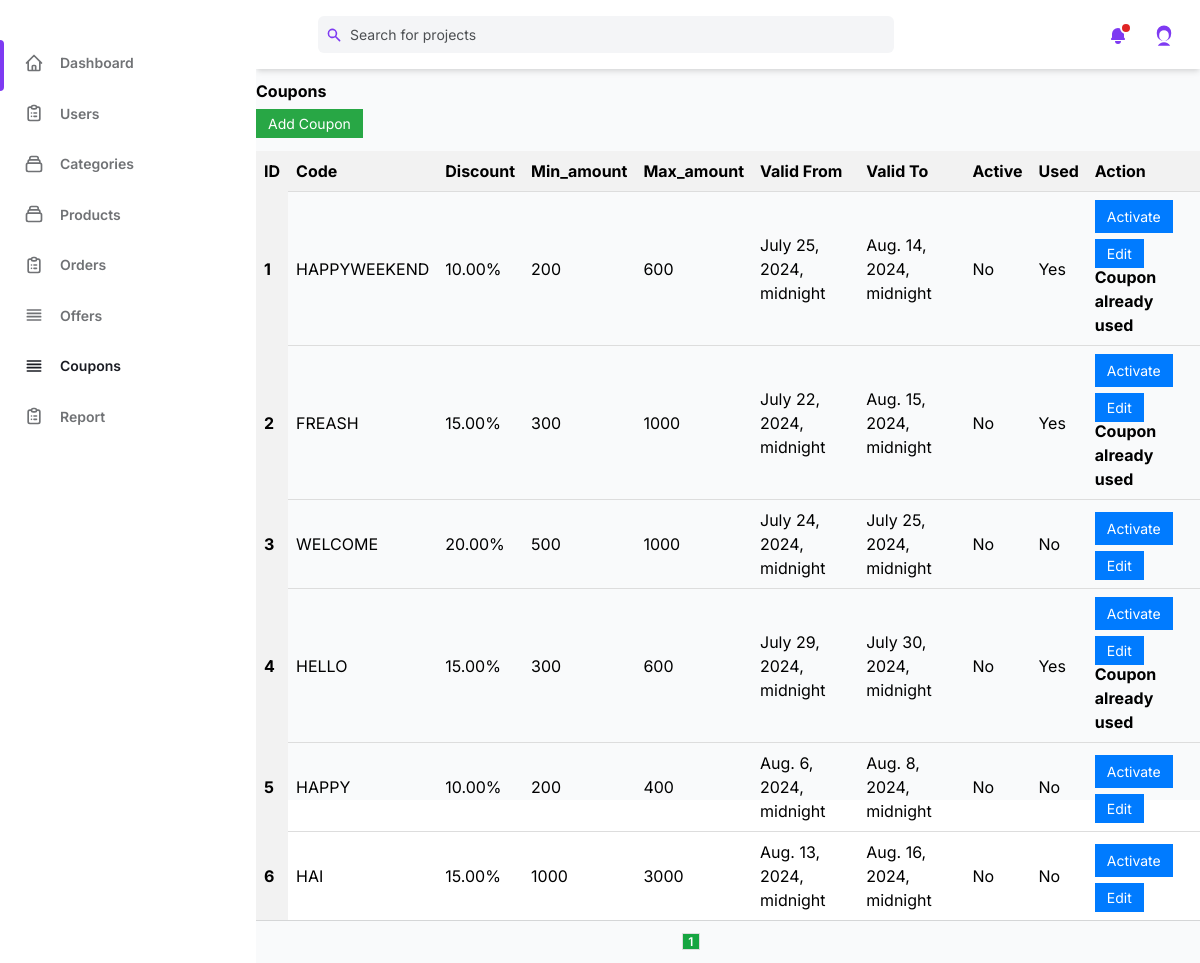
Before: /admin_coupons/ (signed in) with the older database file.
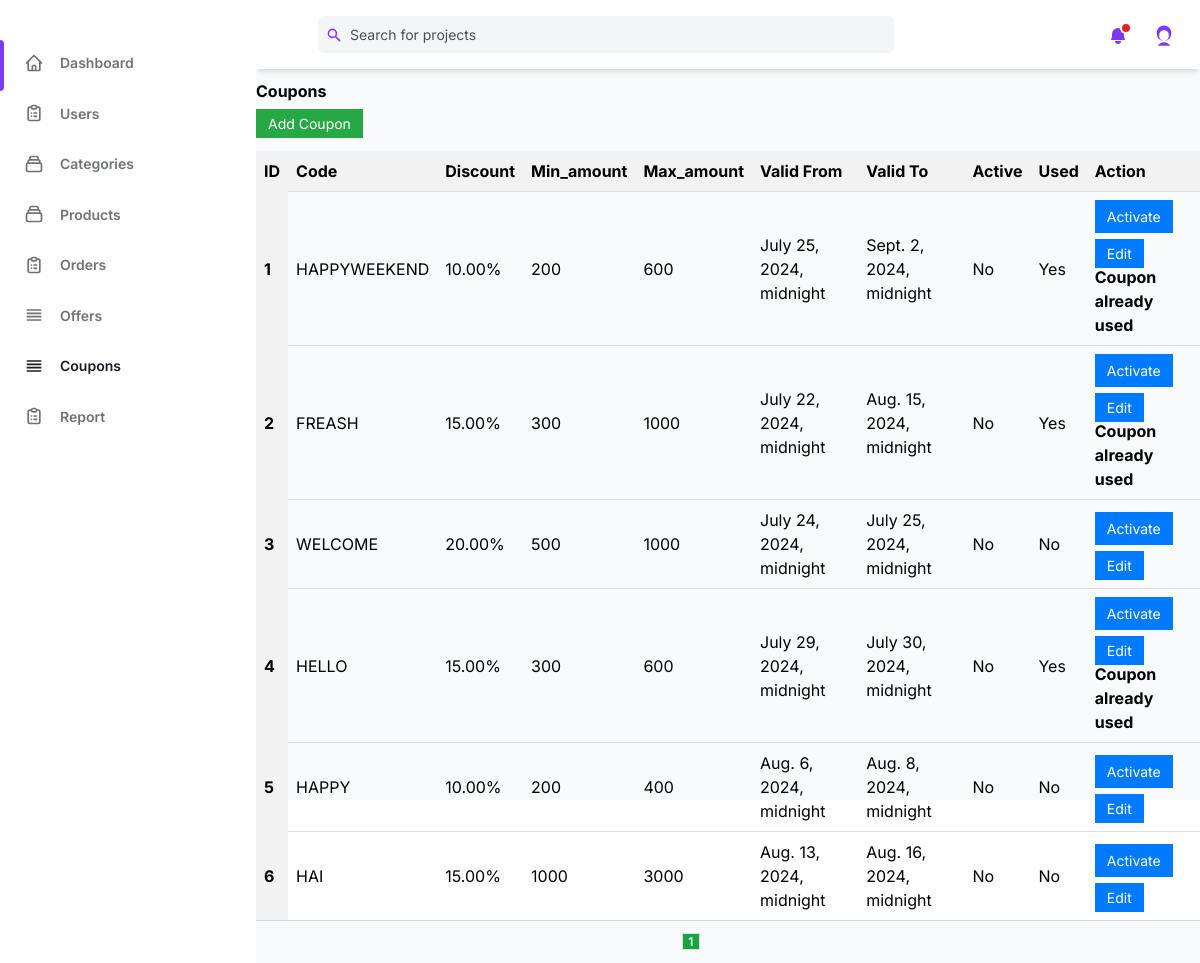
After: the same page with the newer database file.
### shop_cart/models.py (models this page shows, shortened)
class Coupon(models.Model):
    code = models.CharField(max_length=50, unique=True)
    discount = models.DecimalField(max_digits=5, decimal_places=2)
    min_amount = models.PositiveIntegerField(default=100)
    max_amount = models.PositiveIntegerField(default=500)
    valid_from = models.DateTimeField()
    valid_to = models.DateTimeField()
    active = models.BooleanField(default=False)
    used = models.BooleanField(default=False)

### admin_dashboard/views.py (the view)
# urls.py: path('admin_coupons/',views.admin_coupons,name='admin_coupons'),
@never_cache
@login_required(login_url='/admin_login/')
@user_passes_test(is_user_superuser)
def admin_coupons(request):
    coupons = Coupon.objects.all()
    for coupon in coupons:
        if coupon.valid_to < timezone.now() and coupon.active :
            coupon.active = False
            coupon.save()
            messages.error(request,'coupon date expired')
    paginator = Paginator(coupons, 10)  # Show 10 coupons per page
    page_number = request.GET.get('page')
    page_obj = paginator.get_page(page_number)
    context={
        'page_obj': page_obj,
    }
    return render(request,'Admin side/admin_coupons.html',context)

### admin_dashboard/views.py (called while the page is built)
def is_user_superuser(user):
    return user.is_superuser

### templates/Admin side/admin_coupons.html (shortened to what the changed rows need)
{%load static%}
<!DOCTYPE html>
<html :class="{ 'theme-dark': dark }" x-data="data()" lang="en">
<head>
    <link rel="stylesheet" href="{%static 'css/tailwind.output.css'%}" />
    <link rel="stylesheet" href="https://cdnjs.cloudflare.com/ajax/libs/Chart.js/2.9.3/Chart.min.css" />
    <link rel="stylesheet" href="{%static 'css/catstyles.css'%}">
    <link rel="stylesheet" href="https://cdnjs.cloudflare.com/ajax/libs/Jcrop/0.9.15/css/jquery.Jcrop.min.css">
    <link rel="stylesheet" href="https://cdn.jsdelivr.net/npm/sweetalert2@11/dist/sweetalert2.min.css">
</head>
<body>
    <div class="flex h-screen bg-gray-50 dark:bg-gray-900">
        <div class="flex flex-col flex-1 w-full">
            <main id="main" class="main">
                <section class="section">
                    <div class="row">
                        <div class="col-lg-12">
                            <div class="card">
                                <div class="card-body">
                                    <h1 class="card-title justify-center mb-2"><b>Coupons</b></h1>
                                    <div class="table-responsive mt-4">
                                        <table class="table datatable">
                                            <thead>
                                                <tr>
                                                    <th scope="col">ID</th>
                                                    <th scope="col">Code</th>
                                                    <th scope="col">Discount</th>
                                                    <th scope="col">Min_amount</th>
                                                    <th scope="col">Max_amount</th>
                                                    <th scope="col">Valid From</th>
                                                    <th scope="col">Valid To</th>
                                                    <th scope="col">Active</th>
                                                    <th scope="col">Used</th>
                                                    <th scope="col">Action</th>
                                                </tr>
                                            </thead>
                                            <tbody>
                                                {% for coupon in page_obj.object_list %}
                                                <tr>
                                                    <th scope="row">{{ forloop.counter }}</th>
                                                    <td>{{ coupon.code }}</td>
                                                    <td>{{ coupon.discount }}%</td>
                                                    <td>{{ coupon.min_amount }}</td>
                                                    <td>{{ coupon.max_amount }}</td>
                                                    <td>{{ coupon.valid_from }}</td>
                                                    <td>{{ coupon.valid_to }}</td>
                                                    <td>{{ coupon.active|yesno:"Yes,No" }}</td>
                                                    <td>{{ coupon.used|yesno:"Yes,No" }}</td>
                                                    <td>
                                                        <form method="POST" action="{% url 'coupon_status' coupon.id %}"
                                                            style="display:inline;">
                                                            <button type="submit" class="btn btn-primary mb-2">
                                                                {% if coupon.active %}
                                                                Deactivate
                                                                {% else %}
                                                                Activate
                                                                {% endif %}
                                                            </button>
                                                        </form>
                                                        <a href="{% url 'edit_coupon' coupon.id %}"
                                                            class="btn btn-primary">Edit</a>
                                                        {% if coupon.used %}
                                                        <p><b>Coupon already used</b></p>
                                                        {% endif %}
                                                    </td>
                                                </tr>
                                                {% endfor %}
                                            </tbody>
                                        </table>
                                    </div>
                                </div>
                            </div>
                        </div>
                    </div>
                </section>
            </main>
        </div>
    </div>
</body>
</html>

Changed rows visible on the page:
changed Coupon "HAPPYWEEKEND": valid_to "Aug. 14, 2024, midnight" → "Sept. 2, 2024, midnight"
